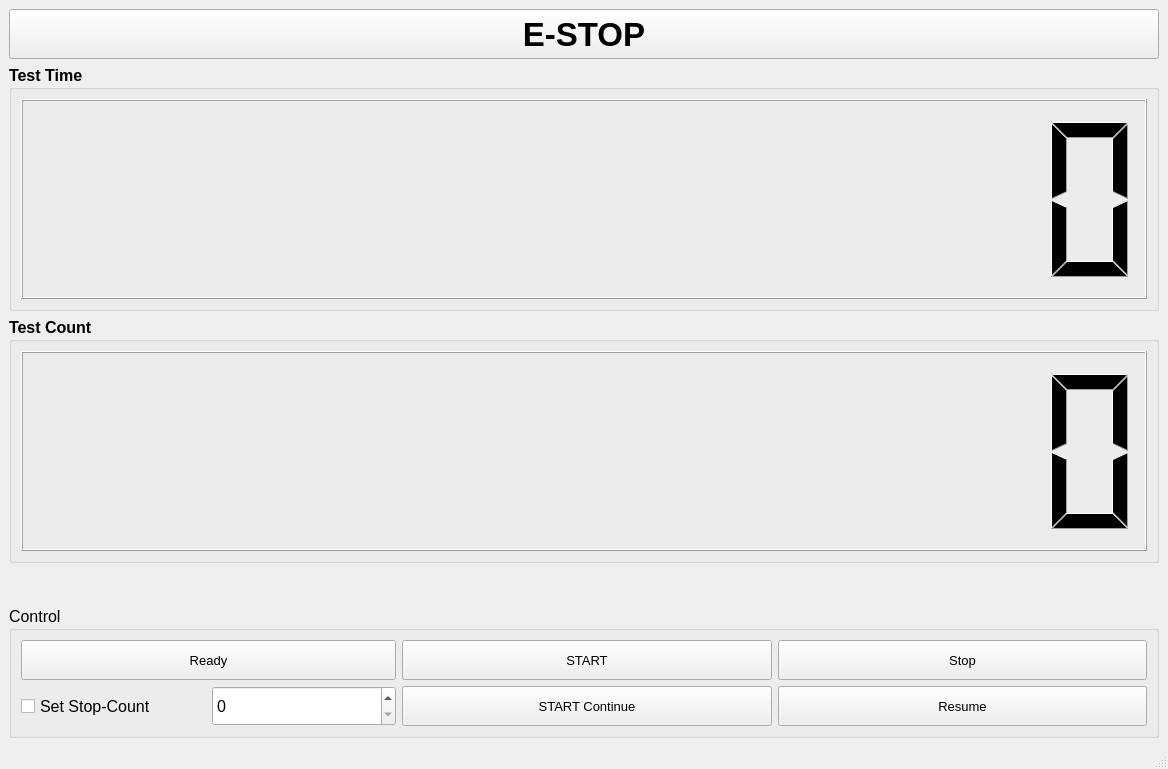
<?xml version="1.0" encoding="UTF-8"?>
<ui version="4.0">
 <class>TestGripperMainWindow</class>
 <widget class="QMainWindow" name="TestGripperMainWindow">
  <property name="geometry">
   <rect>
    <x>0</x>
    <y>0</y>
    <width>1168</width>
    <height>769</height>
   </rect>
  </property>
  <property name="windowTitle">
   <string>Gripper Test</string>
  </property>
  <property name="windowIcon">
   <iconset>
    <normaloff>:/images/robotis_icon.png</normaloff>:/images/robotis_icon.png</iconset>
  </property>
  <widget class="QWidget" name="centralwidget">
   <layout class="QVBoxLayout" name="verticalLayout">
    <item>
     <widget class="QPushButton" name="pushButton_e_stop">
      <property name="minimumSize">
       <size>
        <width>0</width>
        <height>50</height>
       </size>
      </property>
      <property name="font">
       <font>
        <pointsize>25</pointsize>
        <weight>75</weight>
        <bold>true</bold>
       </font>
      </property>
      <property name="text">
       <string>E-STOP</string>
      </property>
     </widget>
    </item>
    <item>
     <widget class="QGroupBox" name="groupBox_navation">
      <property name="font">
       <font>
        <pointsize>12</pointsize>
        <weight>75</weight>
        <bold>true</bold>
       </font>
      </property>
      <property name="title">
       <string>Test Time</string>
      </property>
      <layout class="QGridLayout" name="gridLayout">
       <item row="0" column="0">
        <widget class="QLCDNumber" name="lcdNumber_test_time">
         <property name="minimumSize">
          <size>
           <width>0</width>
           <height>200</height>
          </size>
         </property>
         <property name="smallDecimalPoint">
          <bool>false</bool>
         </property>
         <property name="digitCount">
          <number>12</number>
         </property>
         <property name="mode">
          <enum>QLCDNumber::Dec</enum>
         </property>
         <property name="intValue" stdset="0">
          <number>0</number>
         </property>
        </widget>
       </item>
      </layout>
     </widget>
    </item>
    <item>
     <widget class="QGroupBox" name="groupBox">
      <property name="font">
       <font>
        <pointsize>12</pointsize>
        <weight>75</weight>
        <bold>true</bold>
       </font>
      </property>
      <property name="title">
       <string>Test Count</string>
      </property>
      <layout class="QGridLayout" name="gridLayout_3">
       <item row="0" column="0">
        <widget class="QLCDNumber" name="lcdNumber_test_count">
         <property name="minimumSize">
          <size>
           <width>0</width>
           <height>200</height>
          </size>
         </property>
         <property name="digitCount">
          <number>12</number>
         </property>
        </widget>
       </item>
      </layout>
     </widget>
    </item>
    <item>
     <spacer name="verticalSpacer">
      <property name="orientation">
       <enum>Qt::Vertical</enum>
      </property>
      <property name="sizeHint" stdset="0">
       <size>
        <width>20</width>
        <height>40</height>
       </size>
      </property>
     </spacer>
    </item>
    <item>
     <widget class="QGroupBox" name="groupBox_positions">
      <property name="font">
       <font>
        <pointsize>12</pointsize>
        <weight>50</weight>
        <bold>false</bold>
       </font>
      </property>
      <property name="title">
       <string>Control</string>
      </property>
      <layout class="QGridLayout" name="gridLayout_2">
       <item row="0" column="0" colspan="2">
        <widget class="QPushButton" name="pushButton_ready">
         <property name="minimumSize">
          <size>
           <width>0</width>
           <height>40</height>
          </size>
         </property>
         <property name="font">
          <font>
           <pointsize>10</pointsize>
          </font>
         </property>
         <property name="text">
          <string>Ready</string>
         </property>
        </widget>
       </item>
       <item row="1" column="2" colspan="2">
        <widget class="QPushButton" name="pushButton_start_continue">
         <property name="minimumSize">
          <size>
           <width>0</width>
           <height>40</height>
          </size>
         </property>
         <property name="font">
          <font>
           <pointsize>10</pointsize>
          </font>
         </property>
         <property name="text">
          <string>START Continue</string>
         </property>
        </widget>
       </item>
       <item row="1" column="4" colspan="2">
        <widget class="QPushButton" name="pushButton_resume">
         <property name="minimumSize">
          <size>
           <width>0</width>
           <height>40</height>
          </size>
         </property>
         <property name="font">
          <font>
           <pointsize>10</pointsize>
          </font>
         </property>
         <property name="text">
          <string>Resume</string>
         </property>
        </widget>
       </item>
       <item row="0" column="2" colspan="2">
        <widget class="QPushButton" name="pushButton_start">
         <property name="minimumSize">
          <size>
           <width>0</width>
           <height>40</height>
          </size>
         </property>
         <property name="font">
          <font>
           <pointsize>10</pointsize>
          </font>
         </property>
         <property name="text">
          <string>START</string>
         </property>
        </widget>
       </item>
       <item row="0" column="4" colspan="2">
        <widget class="QPushButton" name="pushButton_stop">
         <property name="minimumSize">
          <size>
           <width>0</width>
           <height>40</height>
          </size>
         </property>
         <property name="font">
          <font>
           <pointsize>10</pointsize>
          </font>
         </property>
         <property name="text">
          <string>Stop</string>
         </property>
        </widget>
       </item>
       <item row="1" column="1">
        <widget class="QSpinBox" name="spinBox_stop_count">
         <property name="minimumSize">
          <size>
           <width>0</width>
           <height>40</height>
          </size>
         </property>
         <property name="maximum">
          <number>100000</number>
         </property>
        </widget>
       </item>
       <item row="1" column="0">
        <widget class="QCheckBox" name="checkBox_set_stop_count">
         <property name="minimumSize">
          <size>
           <width>0</width>
           <height>40</height>
          </size>
         </property>
         <property name="text">
          <string>Set Stop-Count</string>
         </property>
        </widget>
       </item>
      </layout>
     </widget>
    </item>
   </layout>
  </widget>
  <widget class="QMenuBar" name="menubar">
   <property name="geometry">
    <rect>
     <x>0</x>
     <y>0</y>
     <width>1168</width>
     <height>22</height>
    </rect>
   </property>
  </widget>
  <widget class="QStatusBar" name="statusbar"/>
 </widget>
 <resources>
  <include location="../resources/images.qrc"/>
 </resources>
 <connections/>
</ui>
